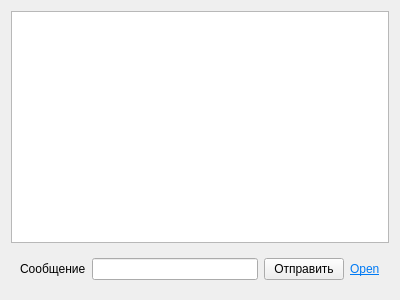
<?xml version="1.0" encoding="UTF-8"?>
<ui version="4.0">
 <class>ClientChatWidget</class>
 <widget class="QWidget" name="ClientChatWidget">
  <property name="geometry">
   <rect>
    <x>0</x>
    <y>0</y>
    <width>400</width>
    <height>300</height>
   </rect>
  </property>
  <property name="windowTitle">
   <string>Form</string>
  </property>
  <layout class="QVBoxLayout" name="verticalLayout">
   <item>
    <widget class="QListWidget" name="lstMessages"/>
   </item>
   <item>
    <widget class="QWidget" name="wdgSendMessage" native="true">
     <layout class="QHBoxLayout" name="horizontalLayout">
      <item>
       <widget class="QLabel" name="lblMessage">
        <property name="text">
         <string>Сообщение</string>
        </property>
       </widget>
      </item>
      <item>
       <widget class="QLineEdit" name="lnMessage"/>
      </item>
      <item>
       <widget class="QPushButton" name="btnSend">
        <property name="text">
         <string>Отправить</string>
        </property>
       </widget>
      </item>
      <item>
       <widget class="QLabel" name="lblOpenFolder">
        <property name="text">
         <string>&lt;html&gt;&lt;head/&gt;&lt;body&gt;&lt;p&gt;&lt;a href=&quot;#&quot;&gt;&lt;span style=&quot; text-decoration: underline; color:#007af4;&quot;&gt;Open&lt;/span&gt;&lt;/a&gt;&lt;/p&gt;&lt;/body&gt;&lt;/html&gt;</string>
        </property>
       </widget>
      </item>
     </layout>
    </widget>
   </item>
  </layout>
 </widget>
 <resources/>
 <connections/>
</ui>
